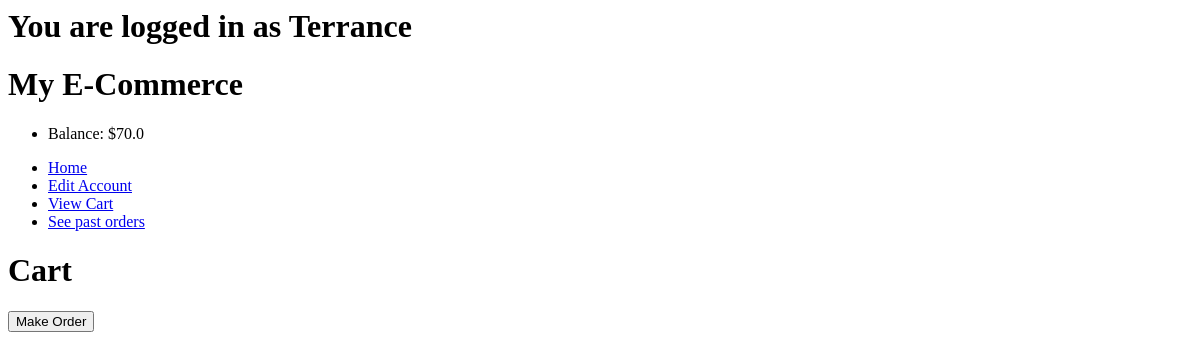
The page /925122535/buy/cart on the database as committed earlier.
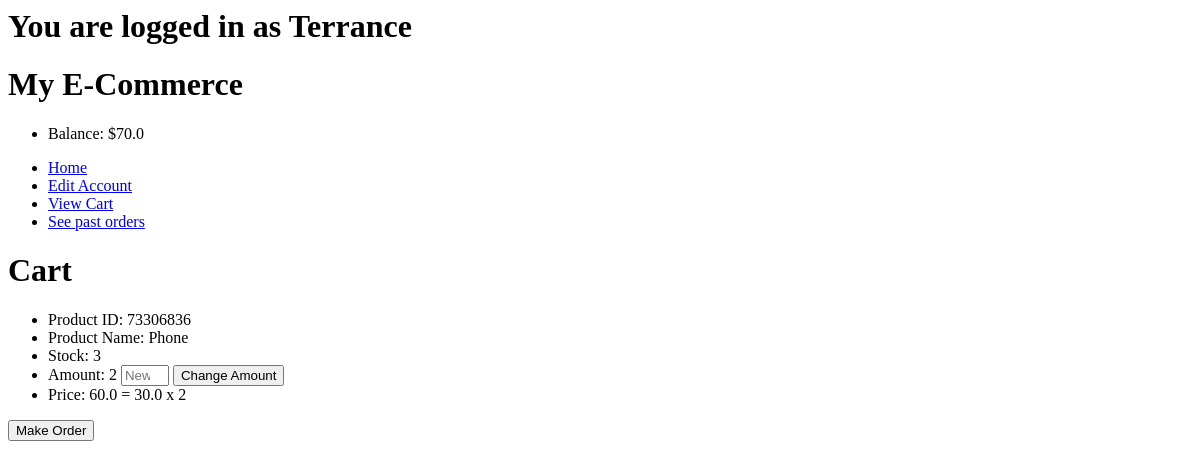
The same page on the database as committed later.
### main/models.py (models this page shows, shortened)
class Cart(models.Model):
    buyer = models.ForeignKey(User, on_delete=models.CASCADE)
    item = models.ForeignKey(Item, on_delete=models.CASCADE)
    amount = models.IntegerField(default=1)
    price = models.FloatField()

class Item(models.Model):
    itemID = models.BigIntegerField(primary_key=True)
    name = models.CharField(max_length=200)
    category = models.CharField(max_length=100)
    image = models.ImageField(upload_to='main/static/images', default='p')
    description = models.CharField(max_length=300)
    price = models.FloatField(default=0.0)
    stock = models.IntegerField(default=0)
    seller = models.ForeignKey(User, on_delete=models.CASCADE)
    date_added=models.DateField(default=date.today())
    approved = models.BooleanField(default=False)

### main/views.py (the view, shortened to what this page needs)
# urls.py: path("buy/cart", views.viewCart, name="viewCart"),
def viewCart(request, UserID=0):
    userData = User.objects.get(userID=UserID)
    if(userData.role == 0):
        messages.add_message(request, messages.SUCCESS, "This account was rejected by an admin. Please create a new account")
        userData.delete()
    idIsValid = False
    cart = Cart.objects.filter(buyer=userData)
    return render(request, "cart.html", context={"userData":userData, "cart":cart})

### main/templates/cart.html (shortened to what this page needs)
{%extends 'base.html'%}
{%block content%}
{%block title%}<h1>Cart</h1>{%endblock title%}
    <form method = "POST">
        {%for item in cart%}
            <ul>
                <li>Product ID: {{item.item.itemID}}</li>
                <li>Product Name: {{item.item.name}}</li>
                <li>Stock: {{item.item.stock}}</li>
                <li>Amount: {{item.amount}}
                    <input type="number" name="v{{item.id}}" placeholder="New Amount" min=0 max={{item.item.stock}}>
                    <button type="submit" name="changeAmount" value="changeAmount">Change Amount</button>
                </li>
                <li>Price: {{item.price}} = {{item.item.price}} x {{item.amount}}</li>
            </ul>
        {%endfor%}
        <button type="submit" name="makeOrder" value="makeOrder">Make Order</button>
    </form>
{%endblock content%}

Rows that differ between the two databases and show on the page:
added Cart: item.itemID "73306836", item.name "Phone", item.stock "3", amount "2", price "60.0", item.price "30.0"
